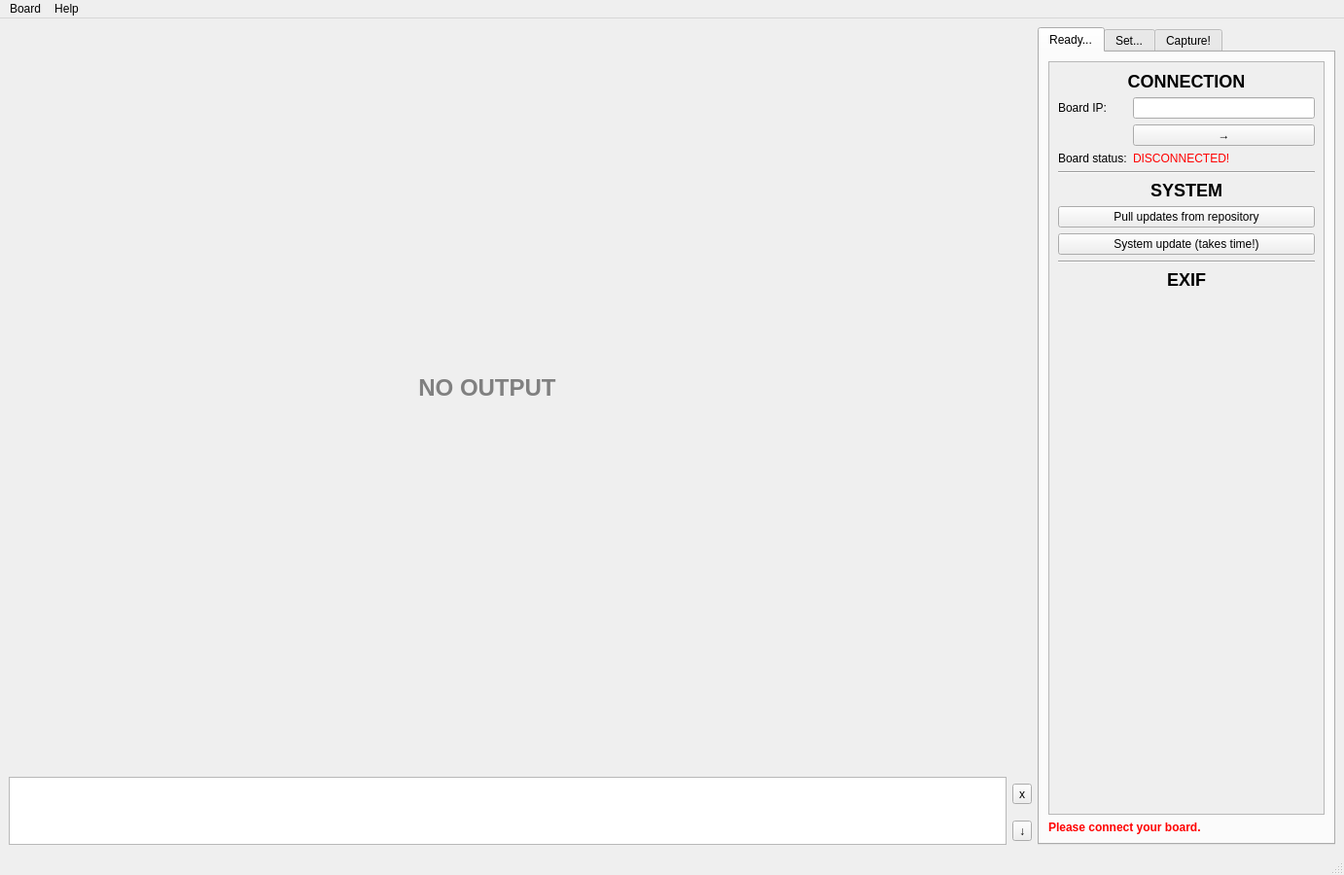
<?xml version="1.0" encoding="UTF-8"?>
<ui version="4.0">
 <class>MainWindow</class>
 <widget class="QMainWindow" name="MainWindow">
  <property name="geometry">
   <rect>
    <x>0</x>
    <y>0</y>
    <width>1382</width>
    <height>900</height>
   </rect>
  </property>
  <property name="minimumSize">
   <size>
    <width>800</width>
    <height>400</height>
   </size>
  </property>
  <property name="windowTitle">
   <string>AstroPi</string>
  </property>
  <property name="windowIcon">
   <iconset>
    <normaloff>../../../../../.designer/assets/AstroPi.png</normaloff>../../../../../.designer/assets/AstroPi.png</iconset>
  </property>
  <widget class="QWidget" name="centralwidget">
   <layout class="QGridLayout" name="gridLayout_3">
    <item row="1" column="1">
     <widget class="QToolButton" name="toolButton">
      <property name="text">
       <string>x</string>
      </property>
     </widget>
    </item>
    <item row="0" column="2" rowspan="3">
     <widget class="QTabWidget" name="Settings">
      <property name="enabled">
       <bool>true</bool>
      </property>
      <property name="sizePolicy">
       <sizepolicy hsizetype="Maximum" vsizetype="Minimum">
        <horstretch>0</horstretch>
        <verstretch>0</verstretch>
       </sizepolicy>
      </property>
      <property name="maximumSize">
       <size>
        <width>380</width>
        <height>16777215</height>
       </size>
      </property>
      <property name="currentIndex">
       <number>0</number>
      </property>
      <property name="usesScrollButtons">
       <bool>true</bool>
      </property>
      <widget class="QWidget" name="tab">
       <attribute name="title">
        <string>Ready...</string>
       </attribute>
       <layout class="QVBoxLayout" name="verticalLayout">
        <item>
         <widget class="QScrollArea" name="scrollArea">
          <property name="sizePolicy">
           <sizepolicy hsizetype="Expanding" vsizetype="Expanding">
            <horstretch>0</horstretch>
            <verstretch>0</verstretch>
           </sizepolicy>
          </property>
          <property name="maximumSize">
           <size>
            <width>512</width>
            <height>16777215</height>
           </size>
          </property>
          <property name="widgetResizable">
           <bool>true</bool>
          </property>
          <widget class="QWidget" name="scrollAreaWidgetContents">
           <property name="geometry">
            <rect>
             <x>0</x>
             <y>0</y>
             <width>356</width>
             <height>760</height>
            </rect>
           </property>
           <layout class="QFormLayout" name="formLayout_3">
            <item row="0" column="0" colspan="2">
             <widget class="QLabel" name="label_6">
              <property name="sizePolicy">
               <sizepolicy hsizetype="Preferred" vsizetype="Maximum">
                <horstretch>0</horstretch>
                <verstretch>0</verstretch>
               </sizepolicy>
              </property>
              <property name="text">
               <string>&lt;h2 align=&quot;center&quot;&gt;CONNECTION&lt;/h2&gt;</string>
              </property>
             </widget>
            </item>
            <item row="1" column="0">
             <widget class="QLabel" name="label_2">
              <property name="text">
               <string>Board IP:</string>
              </property>
             </widget>
            </item>
            <item row="1" column="1">
             <widget class="QLineEdit" name="BoardIP">
              <property name="text">
               <string/>
              </property>
             </widget>
            </item>
            <item row="2" column="1">
             <widget class="QPushButton" name="EnterBoardIP">
              <property name="text">
               <string>→</string>
              </property>
             </widget>
            </item>
            <item row="3" column="0">
             <widget class="QLabel" name="label">
              <property name="text">
               <string>Board status:</string>
              </property>
             </widget>
            </item>
            <item row="3" column="1">
             <widget class="QLabel" name="BoardStatus">
              <property name="sizePolicy">
               <sizepolicy hsizetype="Preferred" vsizetype="Maximum">
                <horstretch>0</horstretch>
                <verstretch>0</verstretch>
               </sizepolicy>
              </property>
              <property name="text">
               <string>&lt;p style=&quot;color:red&quot;&gt;DISCONNECTED!&lt;/p&gt;</string>
              </property>
             </widget>
            </item>
            <item row="4" column="0" colspan="2">
             <widget class="Line" name="line">
              <property name="orientation">
               <enum>Qt::Horizontal</enum>
              </property>
             </widget>
            </item>
            <item row="5" column="0" colspan="2">
             <widget class="QLabel" name="label_10">
              <property name="sizePolicy">
               <sizepolicy hsizetype="Preferred" vsizetype="Maximum">
                <horstretch>0</horstretch>
                <verstretch>0</verstretch>
               </sizepolicy>
              </property>
              <property name="text">
               <string>&lt;h2 align=&quot;center&quot;&gt;SYSTEM&lt;/h2&gt;</string>
              </property>
             </widget>
            </item>
            <item row="6" column="0" colspan="2">
             <widget class="QPushButton" name="PullUpdates">
              <property name="text">
               <string>Pull updates from repository</string>
              </property>
             </widget>
            </item>
            <item row="7" column="0" colspan="2">
             <widget class="QPushButton" name="SystemUpdate">
              <property name="text">
               <string>System update (takes time!)</string>
              </property>
             </widget>
            </item>
            <item row="8" column="0" colspan="2">
             <widget class="Line" name="line_5">
              <property name="orientation">
               <enum>Qt::Horizontal</enum>
              </property>
             </widget>
            </item>
            <item row="9" column="0" colspan="2">
             <widget class="QLabel" name="label_30">
              <property name="sizePolicy">
               <sizepolicy hsizetype="Preferred" vsizetype="Maximum">
                <horstretch>0</horstretch>
                <verstretch>0</verstretch>
               </sizepolicy>
              </property>
              <property name="text">
               <string>&lt;h2 align=&quot;center&quot;&gt;EXIF&lt;/h2&gt;</string>
              </property>
             </widget>
            </item>
           </layout>
          </widget>
         </widget>
        </item>
        <item>
         <widget class="QLabel" name="label_4">
          <property name="text">
           <string>&lt;p style=&quot;color:red&quot;&gt;&lt;strong&gt;Please connect your board.&lt;/strong&gt;&lt;/p&gt;</string>
          </property>
         </widget>
        </item>
       </layout>
      </widget>
      <widget class="QWidget" name="tab_2">
       <attribute name="title">
        <string>Set...</string>
       </attribute>
       <layout class="QVBoxLayout" name="verticalLayout_2">
        <item>
         <widget class="QScrollArea" name="scrollArea_2">
          <property name="widgetResizable">
           <bool>true</bool>
          </property>
          <widget class="QWidget" name="scrollAreaWidgetContents_2">
           <property name="geometry">
            <rect>
             <x>0</x>
             <y>0</y>
             <width>374</width>
             <height>746</height>
            </rect>
           </property>
           <layout class="QGridLayout" name="gridLayout">
            <item row="9" column="1">
             <widget class="QSlider" name="Gain">
              <property name="orientation">
               <enum>Qt::Horizontal</enum>
              </property>
             </widget>
            </item>
            <item row="6" column="1">
             <widget class="QLineEdit" name="ExposureTime"/>
            </item>
            <item row="1" column="1">
             <widget class="QLineEdit" name="ResolutionX"/>
            </item>
            <item row="7" column="1">
             <widget class="QSlider" name="LensPosition">
              <property name="orientation">
               <enum>Qt::Horizontal</enum>
              </property>
             </widget>
            </item>
            <item row="7" column="2">
             <widget class="QLabel" name="LensPositionText">
              <property name="text">
               <string>0.0</string>
              </property>
             </widget>
            </item>
            <item row="14" column="0" colspan="2">
             <widget class="Line" name="line_3">
              <property name="orientation">
               <enum>Qt::Horizontal</enum>
              </property>
             </widget>
            </item>
            <item row="17" column="1">
             <widget class="QLineEdit" name="SaveDirInput">
              <property name="text">
               <string/>
              </property>
             </widget>
            </item>
            <item row="11" column="1">
             <widget class="QSlider" name="ExposureValue">
              <property name="orientation">
               <enum>Qt::Horizontal</enum>
              </property>
             </widget>
            </item>
            <item row="20" column="1">
             <widget class="QComboBox" name="TransferQuality">
              <item>
               <property name="text">
                <string>Original</string>
               </property>
              </item>
              <item>
               <property name="text">
                <string>Low (Fast transfer)</string>
               </property>
              </item>
             </widget>
            </item>
            <item row="11" column="2">
             <widget class="QLabel" name="ExposureValueText">
              <property name="text">
               <string>0.0</string>
              </property>
             </widget>
            </item>
            <item row="13" column="0">
             <widget class="QLabel" name="label_22">
              <property name="text">
               <string>Noise Red. Mode:</string>
              </property>
             </widget>
            </item>
            <item row="20" column="0">
             <widget class="QLabel" name="label_29">
              <property name="text">
               <string>Transfer quality:</string>
              </property>
             </widget>
            </item>
            <item row="5" column="0">
             <widget class="QLabel" name="label_21">
              <property name="text">
               <string>Interval:</string>
              </property>
             </widget>
            </item>
            <item row="9" column="0">
             <widget class="QLabel" name="label_45">
              <property name="text">
               <string>Gain:</string>
              </property>
             </widget>
            </item>
            <item row="15" column="1">
             <widget class="QLabel" name="label_27">
              <property name="sizePolicy">
               <sizepolicy hsizetype="Maximum" vsizetype="Maximum">
                <horstretch>0</horstretch>
                <verstretch>0</verstretch>
               </sizepolicy>
              </property>
              <property name="text">
               <string>&lt;h2 align=&quot;center&quot;&gt;FILES&lt;/h2&gt;</string>
              </property>
             </widget>
            </item>
            <item row="11" column="0">
             <widget class="QLabel" name="label_40">
              <property name="text">
               <string>Exposure Value:</string>
              </property>
             </widget>
            </item>
            <item row="0" column="1">
             <widget class="QLabel" name="label_13">
              <property name="sizePolicy">
               <sizepolicy hsizetype="Maximum" vsizetype="Maximum">
                <horstretch>0</horstretch>
                <verstretch>0</verstretch>
               </sizepolicy>
              </property>
              <property name="text">
               <string>&lt;h2 align=&quot;center&quot;&gt;IMAGING&lt;/h2&gt;</string>
              </property>
             </widget>
            </item>
            <item row="9" column="2">
             <widget class="QLabel" name="GainText">
              <property name="text">
               <string>Auto</string>
              </property>
             </widget>
            </item>
            <item row="1" column="0">
             <widget class="QLabel" name="label_3">
              <property name="text">
               <string>Resolution:</string>
              </property>
             </widget>
            </item>
            <item row="3" column="1">
             <widget class="QLineEdit" name="NumImages"/>
            </item>
            <item row="5" column="1">
             <widget class="QLineEdit" name="ImageInterval">
              <property name="text">
               <string/>
              </property>
             </widget>
            </item>
            <item row="3" column="0">
             <widget class="QLabel" name="label_12">
              <property name="text">
               <string># Images:</string>
              </property>
             </widget>
            </item>
            <item row="18" column="1">
             <widget class="QPushButton" name="SaveDirBrowse">
              <property name="text">
               <string>Browse</string>
              </property>
             </widget>
            </item>
            <item row="2" column="1">
             <widget class="QLineEdit" name="ResolutionY"/>
            </item>
            <item row="7" column="0">
             <widget class="QLabel" name="label_43">
              <property name="text">
               <string>Lens Position:</string>
              </property>
             </widget>
            </item>
            <item row="17" column="0">
             <widget class="QLabel" name="label_28">
              <property name="text">
               <string>Save dir:</string>
              </property>
             </widget>
            </item>
            <item row="6" column="0">
             <widget class="QLabel" name="label_24">
              <property name="text">
               <string>Exposure Time:</string>
              </property>
             </widget>
            </item>
            <item row="13" column="1">
             <widget class="QComboBox" name="NoiseReductionMode">
              <item>
               <property name="text">
                <string>Off</string>
               </property>
              </item>
              <item>
               <property name="text">
                <string>Fast</string>
               </property>
              </item>
              <item>
               <property name="text">
                <string>High Quality</string>
               </property>
              </item>
             </widget>
            </item>
            <item row="1" column="2">
             <widget class="QLabel" name="label_5">
              <property name="text">
               <string>X</string>
              </property>
             </widget>
            </item>
            <item row="2" column="2">
             <widget class="QLabel" name="label_7">
              <property name="text">
               <string>Y</string>
              </property>
             </widget>
            </item>
           </layout>
          </widget>
         </widget>
        </item>
        <item>
         <widget class="QLabel" name="label_14">
          <property name="text">
           <string>&lt;p style=&quot;color:yellow&quot;&gt;&lt;strong&gt;Confused? Please read the tutorials.&lt;/strong&gt;&lt;/p&gt;</string>
          </property>
         </widget>
        </item>
       </layout>
      </widget>
      <widget class="QWidget" name="tab_3">
       <attribute name="title">
        <string>Capture!</string>
       </attribute>
       <layout class="QVBoxLayout" name="verticalLayout_3">
        <item>
         <widget class="QScrollArea" name="scrollArea_3">
          <property name="widgetResizable">
           <bool>true</bool>
          </property>
          <widget class="QWidget" name="scrollAreaWidgetContents_3">
           <property name="geometry">
            <rect>
             <x>0</x>
             <y>0</y>
             <width>356</width>
             <height>760</height>
            </rect>
           </property>
           <layout class="QVBoxLayout" name="verticalLayout_4">
            <item>
             <widget class="QLabel" name="label_15">
              <property name="text">
               <string>&lt;h2 align=&quot;center&quot;&gt;CAPTURE&lt;/h2&gt;</string>
              </property>
             </widget>
            </item>
            <item>
             <widget class="QTableWidget" name="SettingsReview"/>
            </item>
            <item>
             <widget class="QLabel" name="label_11">
              <property name="text">
               <string>&lt;strong&gt;Please review your settings.&lt;/strong&gt;</string>
              </property>
             </widget>
            </item>
            <item>
             <widget class="Line" name="line_4">
              <property name="orientation">
               <enum>Qt::Horizontal</enum>
              </property>
             </widget>
            </item>
            <item>
             <widget class="QLabel" name="label_35">
              <property name="text">
               <string>&lt;h2 align=&quot;center&quot;&gt;PROGRESS&lt;/h2&gt;</string>
              </property>
             </widget>
            </item>
            <item>
             <widget class="QProgressBar" name="ImagingProgress">
              <property name="value">
               <number>0</number>
              </property>
             </widget>
            </item>
            <item>
             <widget class="QLabel" name="label_31">
              <property name="text">
               <string>Imaging:</string>
              </property>
             </widget>
            </item>
            <item>
             <widget class="QLabel" name="ImagingProgressText">
              <property name="text">
               <string>0/0</string>
              </property>
             </widget>
            </item>
            <item>
             <widget class="QLabel" name="ETAText">
              <property name="text">
               <string>ETA: 0 seconds</string>
              </property>
             </widget>
            </item>
            <item>
             <widget class="QPushButton" name="StartButton">
              <property name="text">
               <string>START!</string>
              </property>
             </widget>
            </item>
           </layout>
          </widget>
         </widget>
        </item>
        <item>
         <widget class="QLabel" name="label_16">
          <property name="text">
           <string>&lt;p style=&quot;color:yellow&quot;&gt;&lt;strong&gt;Click &lt;span style=&quot;color:green&quot;&gt;START!&lt;/span&gt; to start capturing!&lt;/strong&gt;&lt;/p&gt;</string>
          </property>
         </widget>
        </item>
       </layout>
      </widget>
     </widget>
    </item>
    <item row="1" column="0" rowspan="2">
     <widget class="QTextEdit" name="textEdit">
      <property name="sizePolicy">
       <sizepolicy hsizetype="Minimum" vsizetype="Maximum">
        <horstretch>0</horstretch>
        <verstretch>0</verstretch>
       </sizepolicy>
      </property>
      <property name="readOnly">
       <bool>true</bool>
      </property>
     </widget>
    </item>
    <item row="0" column="0">
     <widget class="QStackedWidget" name="preview">
      <property name="currentIndex">
       <number>0</number>
      </property>
      <widget class="QWidget" name="page1">
       <widget class="QLabel" name="NoOutput">
        <property name="geometry">
         <rect>
          <x>0</x>
          <y>0</y>
          <width>984</width>
          <height>742</height>
         </rect>
        </property>
        <property name="sizePolicy">
         <sizepolicy hsizetype="Preferred" vsizetype="Preferred">
          <horstretch>0</horstretch>
          <verstretch>0</verstretch>
         </sizepolicy>
        </property>
        <property name="text">
         <string>&lt;p align=&quot;center&quot; style=&quot;color:grey&quot;&gt;&lt;h1&gt;NO OUTPUT&lt;/h1&gt;&lt;/p&gt;</string>
        </property>
       </widget>
      </widget>
     </widget>
    </item>
    <item row="2" column="1">
     <widget class="QToolButton" name="toolButton_2">
      <property name="text">
       <string>↓</string>
      </property>
     </widget>
    </item>
   </layout>
  </widget>
  <widget class="QMenuBar" name="menubar">
   <property name="geometry">
    <rect>
     <x>0</x>
     <y>0</y>
     <width>1382</width>
     <height>23</height>
    </rect>
   </property>
   <widget class="QMenu" name="menuHelp">
    <property name="title">
     <string>Help</string>
    </property>
    <addaction name="actionDocumentation"/>
    <addaction name="actionTutorials"/>
    <addaction name="separator"/>
    <addaction name="actionAbout_AstroPi"/>
   </widget>
   <widget class="QMenu" name="menuBoard">
    <property name="title">
     <string>Board</string>
    </property>
    <addaction name="actionPull_updates"/>
    <addaction name="actionSystem_update"/>
   </widget>
   <addaction name="menuBoard"/>
   <addaction name="menuHelp"/>
  </widget>
  <widget class="QStatusBar" name="statusbar">
   <property name="statusTip">
    <string/>
   </property>
  </widget>
  <action name="actionDocumentation">
   <property name="text">
    <string>Documentation</string>
   </property>
  </action>
  <action name="actionTutorials">
   <property name="text">
    <string>Tutorials</string>
   </property>
  </action>
  <action name="actionAbout">
   <property name="text">
    <string>About</string>
   </property>
  </action>
  <action name="actionAbout_AstroPi">
   <property name="text">
    <string>About AstroPi</string>
   </property>
  </action>
  <action name="actionPull_updates">
   <property name="text">
    <string>Pull updates</string>
   </property>
  </action>
  <action name="actionSystem_update">
   <property name="text">
    <string>System update</string>
   </property>
  </action>
  <action name="actionRun_tests">
   <property name="text">
    <string>Run tests</string>
   </property>
  </action>
  <action name="actionConnect_to_shell">
   <property name="text">
    <string>Connect to shell</string>
   </property>
  </action>
 </widget>
 <resources>
  <include location="../assets/AstroPi.png"/>
 </resources>
 <connections/>
</ui>
